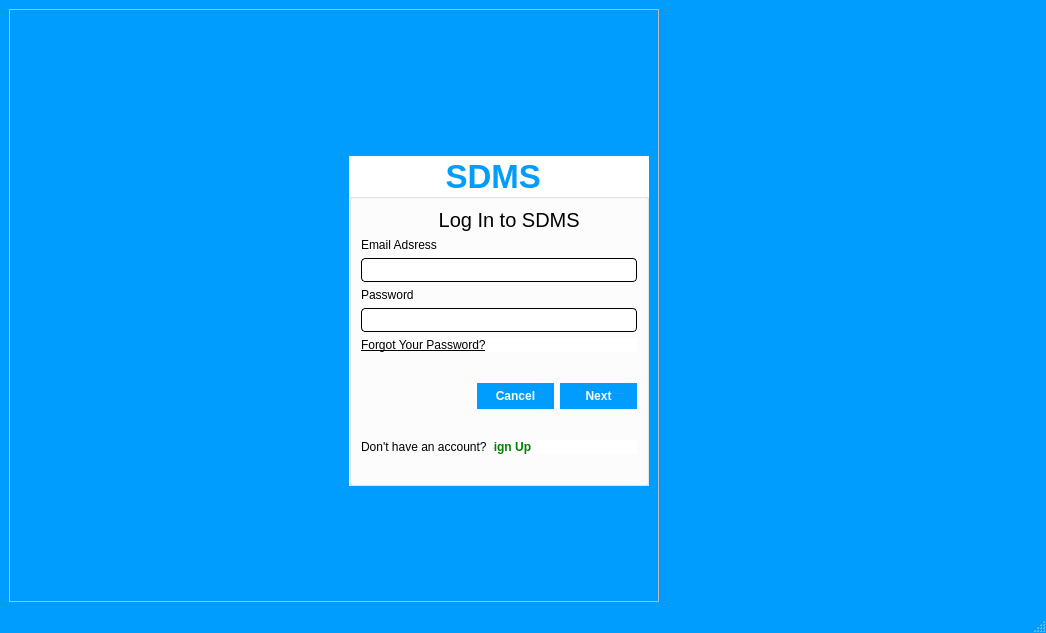
<?xml version="1.0" encoding="UTF-8"?>
<ui version="4.0">
 <class>MainWindow</class>
 <widget class="QMainWindow" name="MainWindow">
  <property name="geometry">
   <rect>
    <x>0</x>
    <y>0</y>
    <width>1046</width>
    <height>633</height>
   </rect>
  </property>
  <property name="minimumSize">
   <size>
    <width>1046</width>
    <height>633</height>
   </size>
  </property>
  <property name="maximumSize">
   <size>
    <width>1046</width>
    <height>633</height>
   </size>
  </property>
  <property name="windowTitle">
   <string>MainWindow</string>
  </property>
  <property name="styleSheet">
   <string notr="true">#MainWindow
{
background-color:rgb(0, 157, 255)
}</string>
  </property>
  <widget class="QWidget" name="centralwidget">
   <layout class="QGridLayout" name="gridLayout">
    <item row="0" column="0">
     <widget class="QFrame" name="frame">
      <property name="styleSheet">
       <string notr="true"/>
      </property>
      <property name="frameShape">
       <enum>QFrame::StyledPanel</enum>
      </property>
      <property name="frameShadow">
       <enum>QFrame::Raised</enum>
      </property>
      <layout class="QGridLayout" name="gridLayout_2">
       <item row="0" column="1">
        <spacer name="verticalSpacer_3">
         <property name="orientation">
          <enum>Qt::Vertical</enum>
         </property>
         <property name="sizeHint" stdset="0">
          <size>
           <width>20</width>
           <height>40</height>
          </size>
         </property>
        </spacer>
       </item>
       <item row="1" column="1">
        <widget class="QGroupBox" name="groupBox">
         <property name="enabled">
          <bool>true</bool>
         </property>
         <property name="sizePolicy">
          <sizepolicy hsizetype="Preferred" vsizetype="Preferred">
           <horstretch>0</horstretch>
           <verstretch>0</verstretch>
          </sizepolicy>
         </property>
         <property name="minimumSize">
          <size>
           <width>300</width>
           <height>330</height>
          </size>
         </property>
         <property name="maximumSize">
          <size>
           <width>300</width>
           <height>300</height>
          </size>
         </property>
         <property name="font">
          <font>
           <pointsize>25</pointsize>
           <bold>true</bold>
          </font>
         </property>
         <property name="styleSheet">
          <string notr="true">#groupBox
{
background:white;
color:rgb(0, 157, 255);
}</string>
         </property>
         <property name="title">
          <string>          SDMS</string>
         </property>
         <layout class="QVBoxLayout" name="verticalLayout">
          <item>
           <widget class="QLabel" name="label">
            <property name="font">
             <font>
              <pointsize>15</pointsize>
             </font>
            </property>
            <property name="text">
             <string>              Log In to SDMS</string>
            </property>
           </widget>
          </item>
          <item>
           <layout class="QVBoxLayout" name="verticalLayout_2">
            <item>
             <widget class="QLabel" name="label_2">
              <property name="font">
               <font>
                <pointsize>9</pointsize>
               </font>
              </property>
              <property name="text">
               <string>Email Adsress</string>
              </property>
             </widget>
            </item>
            <item>
             <layout class="QVBoxLayout" name="verticalLayout_3">
              <item>
               <widget class="QLineEdit" name="emailEdit">
                <property name="font">
                 <font>
                  <pointsize>9</pointsize>
                 </font>
                </property>
                <property name="styleSheet">
                 <string notr="true">#emailEdit
{
border-radius:4px;
border:1px solid black;
padding:3px
}</string>
                </property>
               </widget>
              </item>
              <item>
               <widget class="QLabel" name="label_3">
                <property name="font">
                 <font>
                  <pointsize>9</pointsize>
                 </font>
                </property>
                <property name="text">
                 <string>Password</string>
                </property>
               </widget>
              </item>
              <item>
               <widget class="QLineEdit" name="passwordEdit">
                <property name="font">
                 <font>
                  <pointsize>9</pointsize>
                 </font>
                </property>
                <property name="styleSheet">
                 <string notr="true">#passwordEdit
{
border-radius:4px;
border:1px solid black;
padding:3px
}</string>
                </property>
                <property name="echoMode">
                 <enum>QLineEdit::Password</enum>
                </property>
               </widget>
              </item>
              <item>
               <widget class="QPushButton" name="pushButton_2">
                <property name="enabled">
                 <bool>true</bool>
                </property>
                <property name="font">
                 <font>
                  <underline>true</underline>
                  <strikeout>false</strikeout>
                  <kerning>true</kerning>
                 </font>
                </property>
                <property name="cursor">
                 <cursorShape>PointingHandCursor</cursorShape>
                </property>
                <property name="autoFillBackground">
                 <bool>false</bool>
                </property>
                <property name="styleSheet">
                 <string notr="true">#pushButton_2
{
	background-color: rgb(255, 255, 255);
border-radius:1px;
text-align:left;
}</string>
                </property>
                <property name="text">
                 <string>Forgot Your Password?</string>
                </property>
                <property name="checkable">
                 <bool>false</bool>
                </property>
                <property name="autoRepeat">
                 <bool>false</bool>
                </property>
                <property name="autoExclusive">
                 <bool>false</bool>
                </property>
               </widget>
              </item>
              <item>
               <spacer name="verticalSpacer_2">
                <property name="orientation">
                 <enum>Qt::Vertical</enum>
                </property>
                <property name="sizeHint" stdset="0">
                 <size>
                  <width>20</width>
                  <height>40</height>
                 </size>
                </property>
               </spacer>
              </item>
              <item>
               <layout class="QHBoxLayout" name="horizontalLayout">
                <item>
                 <spacer name="horizontalSpacer">
                  <property name="orientation">
                   <enum>Qt::Horizontal</enum>
                  </property>
                  <property name="sizeHint" stdset="0">
                   <size>
                    <width>40</width>
                    <height>20</height>
                   </size>
                  </property>
                 </spacer>
                </item>
                <item>
                 <widget class="QPushButton" name="pushButton_4">
                  <property name="font">
                   <font>
                    <bold>true</bold>
                   </font>
                  </property>
                  <property name="cursor">
                   <cursorShape>PointingHandCursor</cursorShape>
                  </property>
                  <property name="styleSheet">
                   <string notr="true">#pushButton_4
{
	background-color:rgb(0, 157, 255);
color:white;
border:1px solid rgb(0, 157, 255);
width:65px;
padding:5px;
}
#pushButton_4:hover
{

background-color:rgb(0, 87, 145);
color:white;

}</string>
                  </property>
                  <property name="text">
                   <string>Cancel</string>
                  </property>
                 </widget>
                </item>
                <item>
                 <widget class="QPushButton" name="nextButton">
                  <property name="font">
                   <font>
                    <pointsize>9</pointsize>
                    <bold>true</bold>
                   </font>
                  </property>
                  <property name="cursor">
                   <cursorShape>PointingHandCursor</cursorShape>
                  </property>
                  <property name="styleSheet">
                   <string notr="true">#nextButton
{
	background-color:rgb(0, 157, 255);
color:white;
border:1px solid rgb(0, 157, 255);
width:65px;
padding:5px;
}
#nextButton:hover
{

background-color:rgb(0, 87, 145);
color:white;

}</string>
                  </property>
                  <property name="text">
                   <string>Next</string>
                  </property>
                 </widget>
                </item>
               </layout>
              </item>
              <item>
               <spacer name="verticalSpacer">
                <property name="orientation">
                 <enum>Qt::Vertical</enum>
                </property>
                <property name="sizeHint" stdset="0">
                 <size>
                  <width>20</width>
                  <height>40</height>
                 </size>
                </property>
               </spacer>
              </item>
              <item>
               <layout class="QHBoxLayout" name="horizontalLayout_2">
                <item>
                 <widget class="QLabel" name="label_4">
                  <property name="font">
                   <font>
                    <pointsize>9</pointsize>
                    <italic>false</italic>
                    <underline>false</underline>
                   </font>
                  </property>
                  <property name="text">
                   <string>Don't have an account?</string>
                  </property>
                 </widget>
                </item>
                <item>
                 <widget class="QPushButton" name="SignUpButton">
                  <property name="minimumSize">
                   <size>
                    <width>134</width>
                    <height>0</height>
                   </size>
                  </property>
                  <property name="baseSize">
                   <size>
                    <width>0</width>
                    <height>0</height>
                   </size>
                  </property>
                  <property name="font">
                   <font>
                    <bold>true</bold>
                   </font>
                  </property>
                  <property name="cursor">
                   <cursorShape>PointingHandCursor</cursorShape>
                  </property>
                  <property name="styleSheet">
                   <string notr="true">#SignUpButton
{
background-color:white;
color:green;
border-radius:1px
}</string>
                  </property>
                  <property name="text">
                   <string>Sign Up                                  </string>
                  </property>
                 </widget>
                </item>
               </layout>
              </item>
              <item>
               <layout class="QVBoxLayout" name="verticalLayout_4">
                <item>
                 <widget class="QLabel" name="warning_label">
                  <property name="font">
                   <font>
                    <bold>true</bold>
                   </font>
                  </property>
                  <property name="styleSheet">
                   <string notr="true">#warning_label
{
color:red;
}</string>
                  </property>
                  <property name="text">
                   <string/>
                  </property>
                 </widget>
                </item>
               </layout>
              </item>
             </layout>
            </item>
           </layout>
          </item>
         </layout>
        </widget>
       </item>
       <item row="2" column="1">
        <spacer name="verticalSpacer_4">
         <property name="orientation">
          <enum>Qt::Vertical</enum>
         </property>
         <property name="sizeHint" stdset="0">
          <size>
           <width>20</width>
           <height>40</height>
          </size>
         </property>
        </spacer>
       </item>
       <item row="1" column="0">
        <spacer name="horizontalSpacer_2">
         <property name="orientation">
          <enum>Qt::Horizontal</enum>
         </property>
         <property name="sizeType">
          <enum>QSizePolicy::Expanding</enum>
         </property>
         <property name="sizeHint" stdset="0">
          <size>
           <width>330</width>
           <height>20</height>
          </size>
         </property>
        </spacer>
       </item>
      </layout>
     </widget>
    </item>
    <item row="0" column="1">
     <spacer name="horizontalSpacer_3">
      <property name="orientation">
       <enum>Qt::Horizontal</enum>
      </property>
      <property name="sizeHint" stdset="0">
       <size>
        <width>40</width>
        <height>20</height>
       </size>
      </property>
     </spacer>
    </item>
   </layout>
  </widget>
  <widget class="QMenuBar" name="menubar">
   <property name="geometry">
    <rect>
     <x>0</x>
     <y>0</y>
     <width>1046</width>
     <height>22</height>
    </rect>
   </property>
  </widget>
  <widget class="QStatusBar" name="statusbar"/>
 </widget>
 <resources/>
 <connections/>
</ui>
